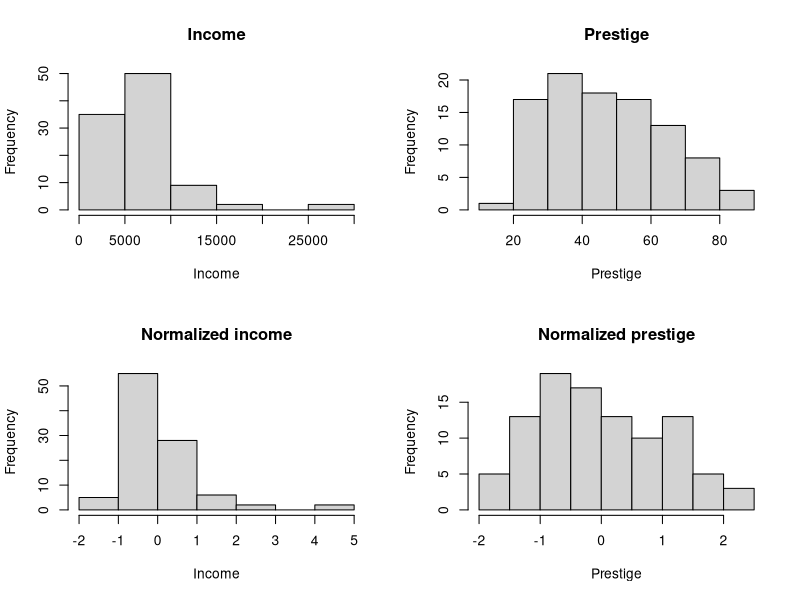
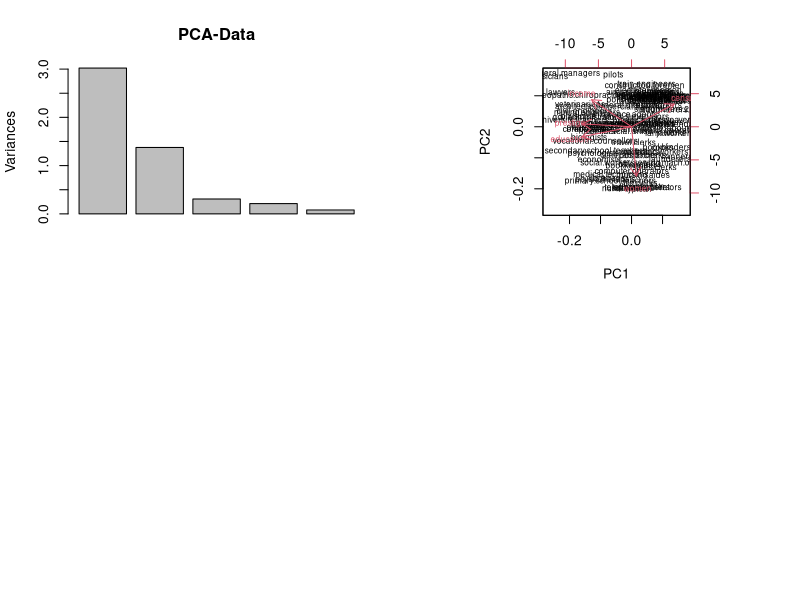

R code for these plots, in order:
## ---- chunk 1
require(car)
## ---- chunk 2
clearedPrestige <- Prestige[complete.cases(Prestige),]
# divide data
numericalValues <- clearedPrestige[, 1:5]
ordinalValues <- clearedPrestige[, 6]
# clear data from inf-values
numericalValues[is.infinite(numericalValues$women),] <- 0.00
## ---- chunk 3
normalizedData <- scale(numericalValues)
summary(normalizedData)
## ---- chunk 4
par(mfrow=c(2, 2))
hist(clearedPrestige$income, main="Income", xlab = "Income")
hist(clearedPrestige$prestige, main="Prestige", xlab = "Prestige")
hist(normalizedData[,2], main="Normalized income", xlab = "Income")
hist(normalizedData[,4], main="Normalized prestige", xlab = "Prestige")
## ---- chunk 5
pca <- prcomp(normalizedData, center=TRUE, scale. = TRUE)
pca
## ---- chunk 6
plot(pca, main="PCA-Data")
## ---- chunk 7
biplot(pca, cex=0.6, expand=1)
pdf("PCA-Plot-Prestige-Data.pdf", biplot(pca, cex=0.6, expand=1))
